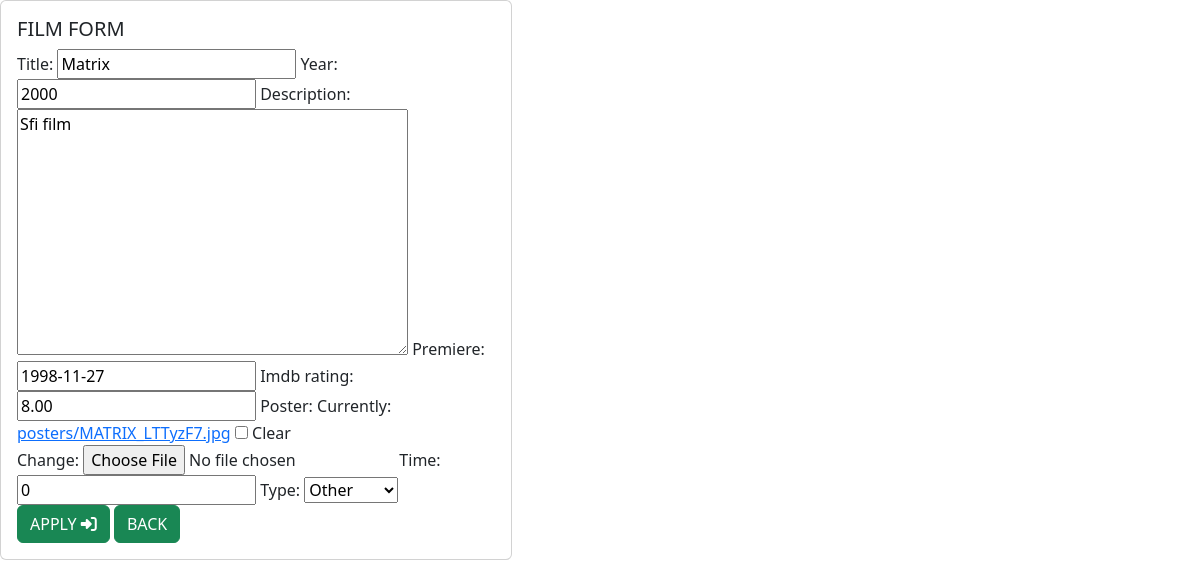
/app_films/edit/3/, run on an earlier commit of the app's database.
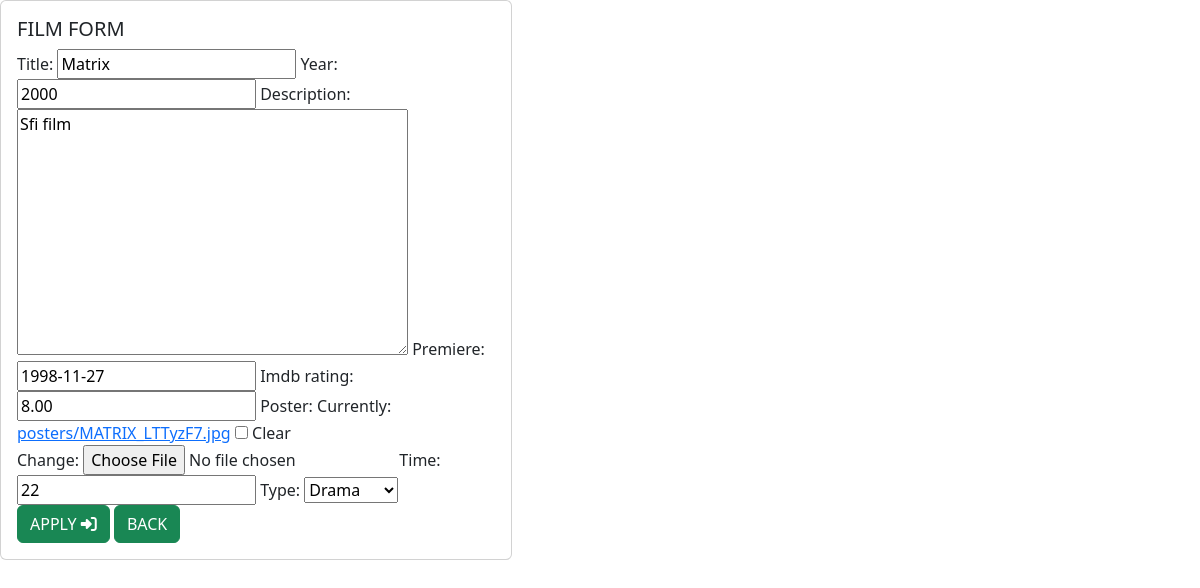
And on a later commit of the database.
### app_films/models.py (models this page shows, shortened)
class Film(models.Model):
    title = models.CharField(max_length=64, blank=False)
    year = models.PositiveSmallIntegerField(default=2000)
    description = models.TextField(default="")
    premiere = models.DateField(null=True, blank=True)
    imdb_rating = models.DecimalField(max_digits=4, decimal_places=2, null=True, blank=True)
    poster = models.ImageField(upload_to="posters", null=True, blank=True)
    bonus = models.OneToOneField(MoreInfo, on_delete=models.CASCADE, null=True, blank=True)

class MoreInfo(models.Model):
    TYPE = {
        (0, 'Other'),
        (1, 'Horror'),
        (2, 'Sci-fi'),
        (3, 'Action'),
        (4, 'Romantic'),
        (5, 'Comedy'),
        (6, 'Drama'),
    }
    time = models.PositiveSmallIntegerField(default=0)
    type = models.PositiveSmallIntegerField(default=0, choices=TYPE)

### app_films/views.py (the view)
# urls.py: path('edit/<int:id>/', edit_film, name="edit"),
def edit_film(request, id):
    film = get_object_or_404(Film, pk=id)
    if request.method == 'POST':
        film_form = FilmForm(request.POST, request.FILES, instance=film)
        more_info_form = MoreInfoForm(request.POST, instance=film.bonus)
        if film_form.is_valid() and more_info_form.is_valid():
            film = film_form.save(commit=False)
            more_info = more_info_form.save()
            film.bonus = more_info
            film.save()
            return redirect(all_films)
    else:
        film_form = FilmForm(instance=film)
        more_info_form = MoreInfoForm(instance=film.bonus)
    return render(request, 'form_film.html', {'film_form': film_form, 'more_info_form': more_info_form})

### app_films/forms.py
class FilmForm(ModelForm):
    class Meta:
        model = Film
        fields = ['title', 'year', 'description', 'premiere', 'imdb_rating', 'poster', 'bonus']
        exclude = ['bonus']

class MoreInfoForm(ModelForm):
    class Meta:
        model = MoreInfo
        fields = ['time', 'type']

### templates/form_film.html (shortened to what this page needs)
{% extends 'main.html' %}
{% load bootstrap %}
{% block website %}
    <div class="card" style="width: 32rem;">
        <div class="card-body">
            <h5 class="card-title">FILM FORM</h5>
            <form method="post" enctype="multipart/form-data">
                {{ film_form|bootstrap }}
                {{ more_info_form|bootstrap }}
                <br>
                <button class="btn btn-success" type="submit">APPLY <i class="fa-solid fa-right-to-bracket"></i></button>
                <button onclick="location.href='{% url 'all' %}'" class="btn btn-success">BACK</button>
            </form>
        </div>
    </div>
{% endblock %}

### templates/main.html (shortened to what this page needs)
{% load static %}
<!DOCTYPE html>
<html lang="en">
<head>
    <link href="https://cdn.jsdelivr.net/npm/bootstrap@5.3.2/dist/css/bootstrap.min.css" rel="stylesheet"
>
</head>
<body>
 {% block website %} {% endblock %}
</body>
</html>

What changed in the data, as far as the page shows it:
added MoreInfo: time "22", type "Drama"
Also different on the page:
form field time: "0" → (not shown)
form field type: "Other" → (not shown)
